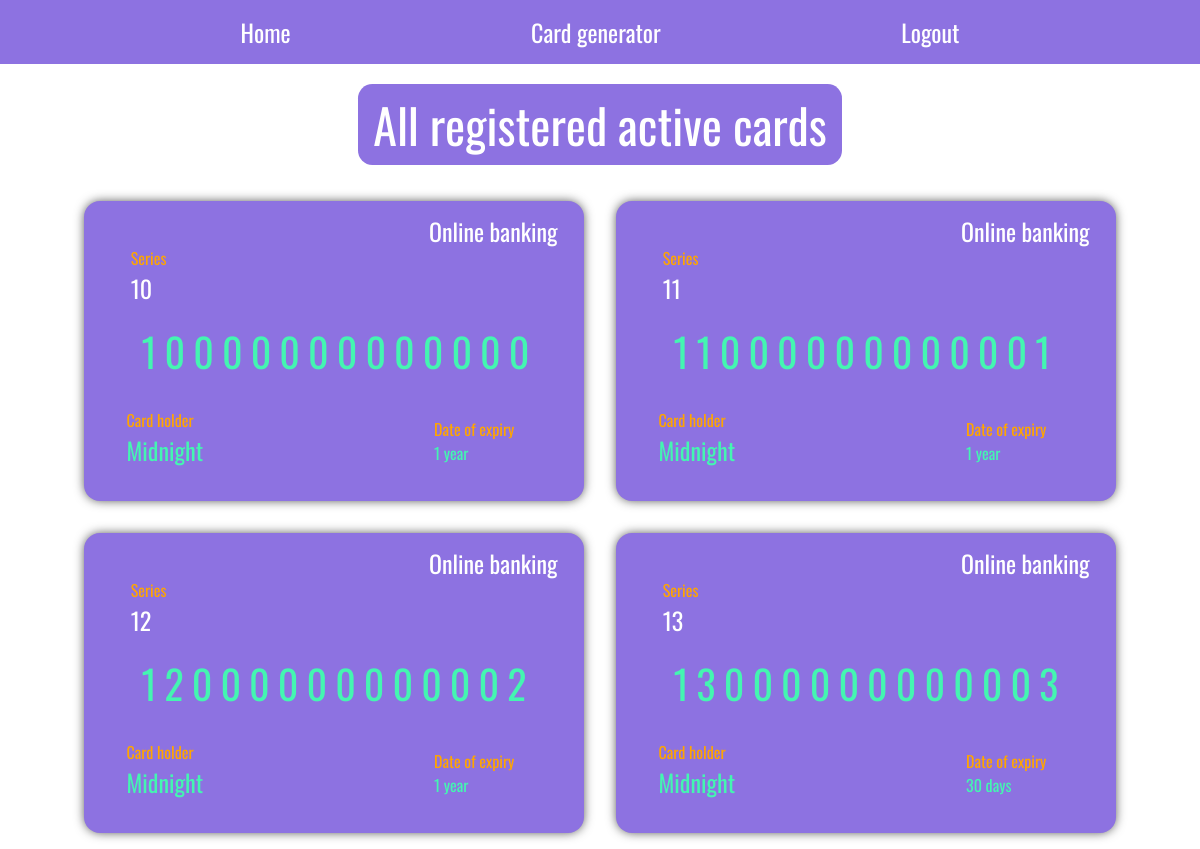
The app's page / (signed in) with its own data.
### card/models.py (models this page shows, shortened)
class Card(models.Model):
    class ExpirationCardDate(models.TextChoices):
        year = "1 year", "1 year"
        halfyear = "6 months", "6 months"
        default = "30 days", "30 days"
    class StatusCard(models.TextChoices):
        non_active = 'Non active',
        active = 'Active',
        expired = 'Expired'
    series = models.IntegerField(unique=True,
                                 default=10,
                                 editable=False)
    number = models.BigIntegerField(unique=True,
                                    default=10000000000000,
                                    editable=False)
    release_date = models.DateTimeField(default=datetime.datetime.now(),
                                        editable=False)
    expiration_date = models.CharField(max_length=255,
                                       default=default_expiration_date,
                                       choices=ExpirationCardDate.choices)
    usage_date = models.DateTimeField(default=datetime.datetime.now(),
                                      editable=False)
    status = models.CharField(max_length=10,
                              default=StatusCard.choices[1][1],
                              choices=StatusCard.choices)
    holder = models.ForeignKey(User,
                               on_delete=models.CASCADE)
    def get_absolute_url(self):
        return reverse('profile', kwargs={'pk': self.pk})

### card/views.py (the view)
# urls.py: path('', IndexView.as_view(), name='index'),
class IndexView(ListView):
    model = Card
    template_name = 'index.html'
    def get_context_data(self, *args, **kwargs):
        context = super().get_context_data(**kwargs)
        context['cards'] = Card.objects.filter(status='Active')
        return context

### templates/index.html
{% extends 'base.html' %}
{% load static %}
{% block content %}
    <body class="container">
        <p class="page__title">All registered active cards</p>
        {% if cards %}
        <div class="page">
            {% for card in cards %}
                <div class="card shadow">
                    <p class="card__brand">Online banking</p>
                    <div class="card__series">
                        <p class="series__title">Series</p>
                        <p class="series__number">{{ card.series }}</p>
                    </div>
                    <a href="{{ card.get_absolute_url }}" class="card__number">{{ card.number }}</a>
                    <div class="card__expiration-date">
                        <p class="date__title">Date of expiry</p>
                        <p class="date__value">{{ card.expiration_date }}</p>
                    </div>
                    <div class="card__holder">
                        <p class="holder__title">Card holder</p>
                        <a href="{{ card.get_absolute_url }}" class="holder__name">{{ card.holder }}</a>
                    </div>
                </div>
            {% endfor %}
        </div>
        {% else %}
        <div class="no-cards">
            <p class="title__empty">There is no active cards</p>
            <a href="{% url 'generator' %}" class="btn">Register new</a>
        </div>
        {% endif %}
    </body>
{% endblock %}

### static/css/style.css (style rules this page uses)
* { box-sizing: border-box; font-size: 16px; margin: 0; padding: 0; font-family: 'Oswald', sans-serif; }
.container { display: flex; justify-content: center; align-items: center; flex-direction: column; }
.page__title { font-size: 3em; margin: 20px 0px; background-color: #8D72E1; padding: 5px 15px; color: #fff; border-radius: 0.3em; }
.page { display: flex; justify-content: center; align-items: center; height: auto; width: 100%; flex-wrap: wrap; }
.card { width: 500px; height: 300px; background-color: #8D72E1; border-radius: 1em; position: relative; margin: 1em; }
.card__brand { font-size: 1.5em; color: #fff; position: absolute; left: 69%; top: 4%; width: 140px; }
.card__series { position: absolute; right: 83.5%; top: 15%; }
.series__number { font-size: 1.5em; color: #fff; }
.series__title { color: orange; }
.card__number { font-size: 2.5em; letter-spacing: 0.2em; position: absolute; top: 40%; left: 11.5%; color: #44f5b1; text-decoration: none; transition: 0.5s; }
.card__expiration-date { color: #44f5b1; position: absolute; top: 72%; left: 70%; width: 100px; }
.date__title { color: orange; }
.card__holder { position: absolute; top: 69%; right: 40.5%; width: 255px; }
.holder__title { color: orange; }
.holder__name { font-size: 1.5em; color: #44f5b1; text-decoration: none; transition: 0.5s; }
.shadow { -webkit-box-shadow: 0px 0px 11px -1px rgba(0,0,0,0.75); -moz-box-shadow: 0px 0px 11px -1px rgba(0,0,0,0.75); box-shadow: 0px 0px 11px -1px rgba(0,0,0,0.75); }

### records on screen
Card: series "10", number "10000000000000", expiration_date "1 year", holder "Midnight"
Card: series "11", number "11000000000001", expiration_date "1 year", holder "Midnight"
Card: series "12", number "12000000000002", expiration_date "1 year", holder "Midnight"
Card: series "13", number "13000000000003", expiration_date "30 days", holder "Midnight"
